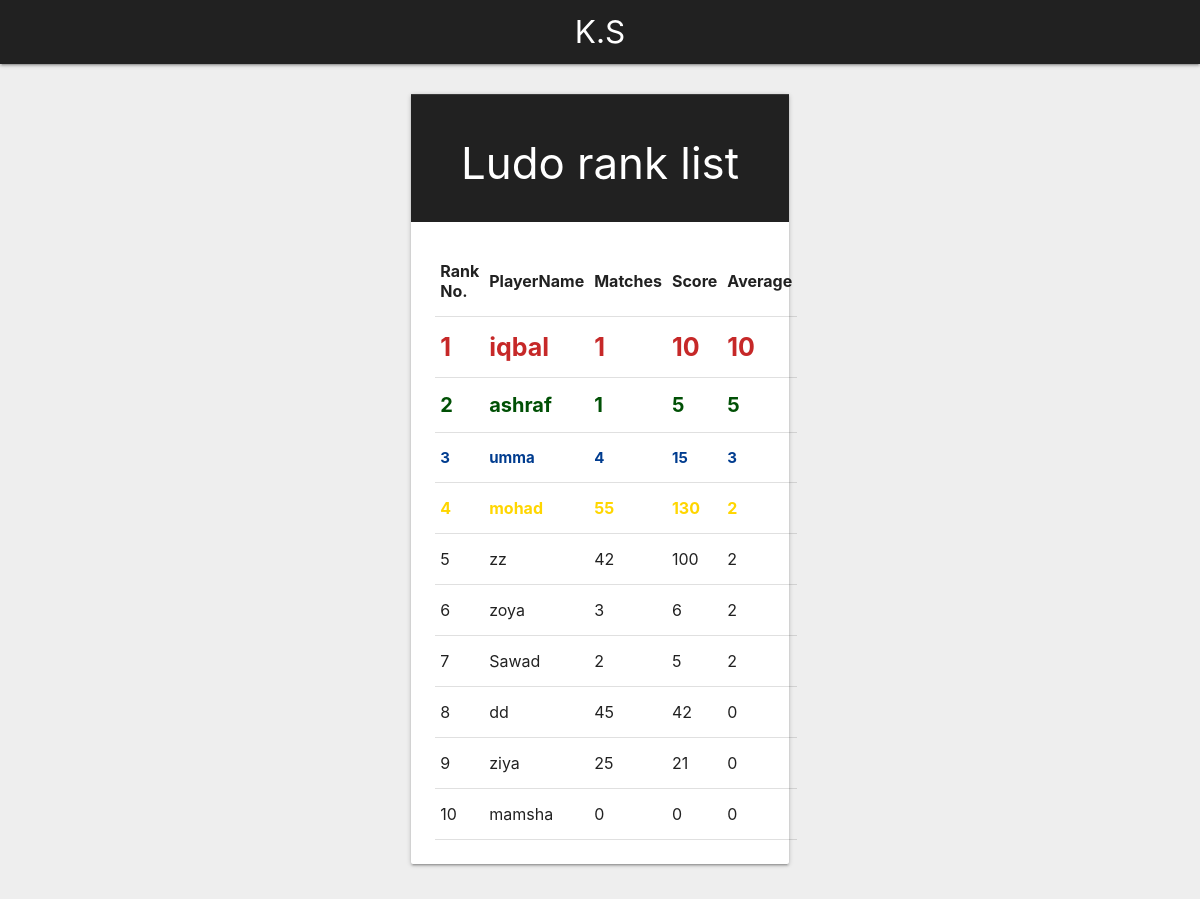
The page / on the database its author committed.
### scoreTracker/models.py (models this page shows)
class Ludo(models.Model):
    PlayerName=models.CharField(max_length=50)
    MatchesPlayed=models.IntegerField()
    TotalScore=models.IntegerField()
    Average=models.IntegerField()

### scoreTracker/views.py (the view)
# urls.py: 2. Add a URL to urlpatterns:  path('', views.home, name='home')
def home(request):
    ludo=Ludo.objects.all().order_by('-Average','-TotalScore','MatchesPlayed')
    return render(request,'test.html',{'ludo':ludo})

### scoreTracker/templates/test.html (shortened to what this page needs)
{% extends 'base.html' %}
{% block content %}
<br>
<div class="row ">
	<div class="col s12 m8 l4 offset-m2 offset-l4">
		<div class="card">
			<div class="card-action grey darken-4 white-text">
				<center><h3>Ludo rank list</h3></center>
			</div>
			<div class="card-content">
                <table id="table-4">
                    <tr>
                        <th>Rank No.</th>
                        <th>PlayerName</th>
                        <th>Matches</th>
                        <th>Score</th>
                        <th>Average</th>
                    </tr>
                    {%for i in ludo%}
                    <tr>
                        <td> {{ forloop.counter }}</td>
                        <td> {{i.PlayerName}}</td>
                        <td> {{i.MatchesPlayed}}</td>
                        <td> {{i.TotalScore}}</td>
                        <td> {{i.Average}}</td>
                    </tr>
                    {% endfor %}
                    </table>
			</div>
		</div>
	</div>
</div>
{% endblock %}

### scoreTracker/templates/base.html (shortened to what this page needs)
<html>
    <head>
        <link rel="stylesheet" href="https://cdnjs.cloudflare.com/ajax/libs/materialize/1.0.0/css/materialize.min.css">
    </head>
    <body class=" grey lighten-3">
        <nav class="grey darken-4">
            <a href="#" class="brand-logo center">K.S</a>
        </nav>
        {% block content %}
        {% endblock %}
    </body>
</html>

### scoreTracker/templates/test.html (style rules this page uses)
#table-4 tr:nth-child(2) { color:#c62828; font-size: 25px; font-weight: bold; }
#table-4 tr:nth-child(3) { color:#005005; font-size: 20px; font-weight: bold; }
#table-4 tr:nth-child(4) { color:#003c8f; font-size: 15px; font-weight: bold; }
#table-4 tr:nth-child(5) { color:#ffd600; font-weight: bold; }

### rows shown on the page
Ludo: PlayerName "iqbal", MatchesPlayed "1", TotalScore "10", Average "10"
Ludo: PlayerName "ashraf", MatchesPlayed "1", TotalScore "5", Average "5"
Ludo: PlayerName "umma", MatchesPlayed "4", TotalScore "15", Average "3"
Ludo: PlayerName "mohad", MatchesPlayed "55", TotalScore "130", Average "2"
Ludo: PlayerName "zz", MatchesPlayed "42", TotalScore "100", Average "2"
Ludo: PlayerName "zoya", MatchesPlayed "3", TotalScore "6", Average "2"
Ludo: PlayerName "Sawad", MatchesPlayed "2", TotalScore "5", Average "2"
Ludo: PlayerName "dd", MatchesPlayed "45", TotalScore "42", Average "0"
Ludo: PlayerName "ziya", MatchesPlayed "25", TotalScore "21", Average "0"
Ludo: PlayerName "mamsha", MatchesPlayed "0", TotalScore "0", Average "0"
